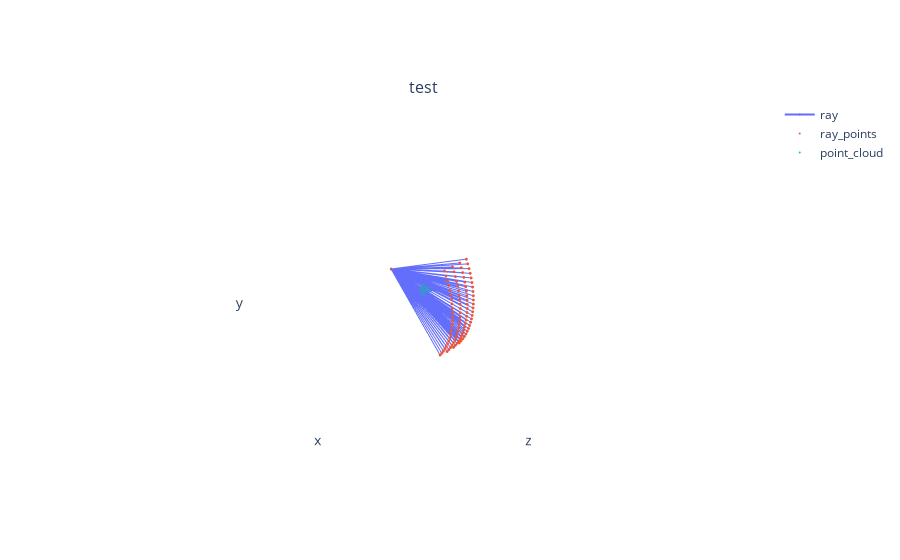

The code cell stored with this chart in its notebook:
### Code cell
plot_scene({
    "test": {"ray": ray_bundle,
             "point_cloud": point_cloud},
},
    raybundle_ray_line_width=2.0,
    pointcloud_marker_size=2.0
)

### Figure 1 — Plotly figure (JSON) as saved in the notebook; plotly's stock layout.template omitted (floating-point values rounded to 4 significant figures; data arrays with more than 128 entries replaced by an {"elided": "..."} marker saying what was removed)
{"data": [{"line": {"width": 2}, "marker": {"size": 0.1}, "name": "ray", "scene": "scene", "type": "scatter3d", "x": {"elided": "289 float values"}, "y": {"elided": "289 float values"}, "z": {"elided": "289 float values"}}, {"marker": {"size": 1}, "mode": "markers", "name": "ray_points", "scene": "scene", "type": "scatter3d", "x": {"elided": "192 float values"}, "y": {"elided": "192 float values"}, "z": {"elided": "192 float values"}}, {"marker": {"size": 2}, "mode": "markers", "name": "point_cloud", "scene": "scene", "type": "scatter3d", "x": [9.455, 9.998, 9.153, 9.998, 9.575, 9, 9.575, 9.998, 9.153, 9.998, 9.455], "y": [-0.8272, -0.4365, -0.3996, -0.4365, 0, 0, 0, 0.4365, 0.3996, 0.4365, 0.8272], "z": [5.812e-16, 0.8755, 5.61e-16, -0.8755, 0.8377, 5.511e-16, -0.8377, 0.8755, 5.61e-16, -0.8755, 5.812e-16]}], "layout": {"annotations": [{"font": {"size": 16}, "showarrow": false, "text": "test", "x": 0.5, "xanchor": "center", "xref": "paper", "y": 1, "yanchor": "bottom", "yref": "paper"}], "scene": {"aspectmode": "cube", "camera": {"up": {"x": 0, "y": 1, "z": 0}}, "domain": {"x": [0, 1], "y": [0, 1]}, "xaxis": {"backgroundcolor": "#fff", "range": [-10.51, 29.49], "showaxeslabels": false, "showgrid": false, "showline": false, "showticklabels": false, "ticks": "", "zeroline": false}, "yaxis": {"backgroundcolor": "#fff", "range": [-20.21, 19.79], "showaxeslabels": false, "showgrid": false, "showline": false, "showticklabels": false, "ticks": "", "zeroline": false}, "zaxis": {"backgroundcolor": "#fff", "range": [-19.57, 20.43], "showaxeslabels": false, "showgrid": false, "showline": false, "showticklabels": false, "ticks": "", "zeroline": false}}}}
